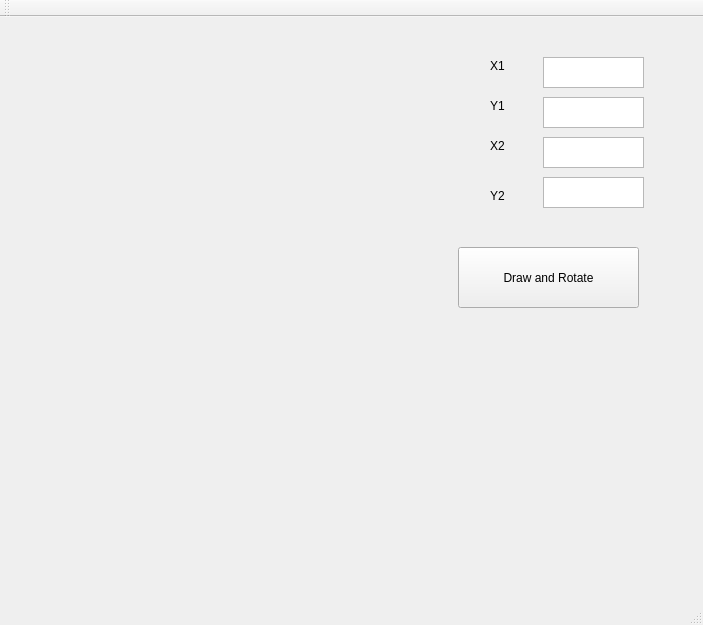
<?xml version="1.0" encoding="UTF-8"?>
<ui version="4.0">
 <class>MainWindow</class>
 <widget class="QMainWindow" name="MainWindow">
  <property name="geometry">
   <rect>
    <x>0</x>
    <y>0</y>
    <width>703</width>
    <height>625</height>
   </rect>
  </property>
  <property name="windowTitle">
   <string>MainWindow</string>
  </property>
  <widget class="QWidget" name="centralWidget">
   <widget class="QLabel" name="label">
    <property name="geometry">
     <rect>
      <x>0</x>
      <y>0</y>
      <width>400</width>
      <height>400</height>
     </rect>
    </property>
    <property name="text">
     <string/>
    </property>
   </widget>
   <widget class="QLabel" name="label_2">
    <property name="geometry">
     <rect>
      <x>490</x>
      <y>40</y>
      <width>67</width>
      <height>17</height>
     </rect>
    </property>
    <property name="text">
     <string>X1</string>
    </property>
   </widget>
   <widget class="QLabel" name="label_3">
    <property name="geometry">
     <rect>
      <x>490</x>
      <y>80</y>
      <width>67</width>
      <height>17</height>
     </rect>
    </property>
    <property name="text">
     <string>Y1</string>
    </property>
   </widget>
   <widget class="QLabel" name="label_4">
    <property name="geometry">
     <rect>
      <x>490</x>
      <y>120</y>
      <width>67</width>
      <height>17</height>
     </rect>
    </property>
    <property name="text">
     <string>X2</string>
    </property>
   </widget>
   <widget class="QLabel" name="label_5">
    <property name="geometry">
     <rect>
      <x>490</x>
      <y>170</y>
      <width>67</width>
      <height>17</height>
     </rect>
    </property>
    <property name="text">
     <string>Y2</string>
    </property>
   </widget>
   <widget class="QTextEdit" name="textEdit">
    <property name="geometry">
     <rect>
      <x>543</x>
      <y>40</y>
      <width>101</width>
      <height>31</height>
     </rect>
    </property>
   </widget>
   <widget class="QTextEdit" name="textEdit_2">
    <property name="geometry">
     <rect>
      <x>543</x>
      <y>80</y>
      <width>101</width>
      <height>31</height>
     </rect>
    </property>
   </widget>
   <widget class="QTextEdit" name="textEdit_3">
    <property name="geometry">
     <rect>
      <x>543</x>
      <y>120</y>
      <width>101</width>
      <height>31</height>
     </rect>
    </property>
   </widget>
   <widget class="QTextEdit" name="textEdit_4">
    <property name="geometry">
     <rect>
      <x>543</x>
      <y>160</y>
      <width>101</width>
      <height>31</height>
     </rect>
    </property>
   </widget>
   <widget class="QPushButton" name="pushButton">
    <property name="geometry">
     <rect>
      <x>458</x>
      <y>230</y>
      <width>181</width>
      <height>61</height>
     </rect>
    </property>
    <property name="text">
     <string>Draw and Rotate</string>
    </property>
   </widget>
  </widget>
  <widget class="QMenuBar" name="menuBar">
   <property name="geometry">
    <rect>
     <x>0</x>
     <y>0</y>
     <width>703</width>
     <height>22</height>
    </rect>
   </property>
  </widget>
  <widget class="QToolBar" name="mainToolBar">
   <attribute name="toolBarArea">
    <enum>TopToolBarArea</enum>
   </attribute>
   <attribute name="toolBarBreak">
    <bool>false</bool>
   </attribute>
  </widget>
  <widget class="QStatusBar" name="statusBar"/>
 </widget>
 <layoutdefault spacing="6" margin="11"/>
 <resources/>
 <connections/>
</ui>
